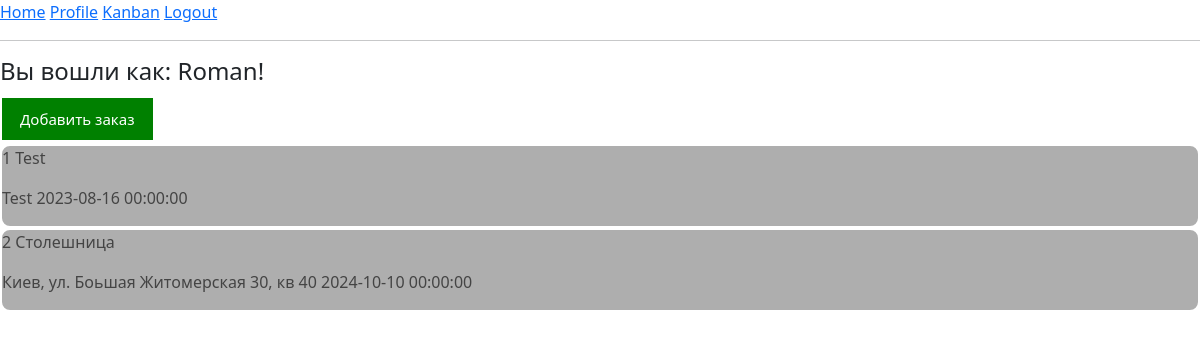
Before: /index (signed in) with the older database file.
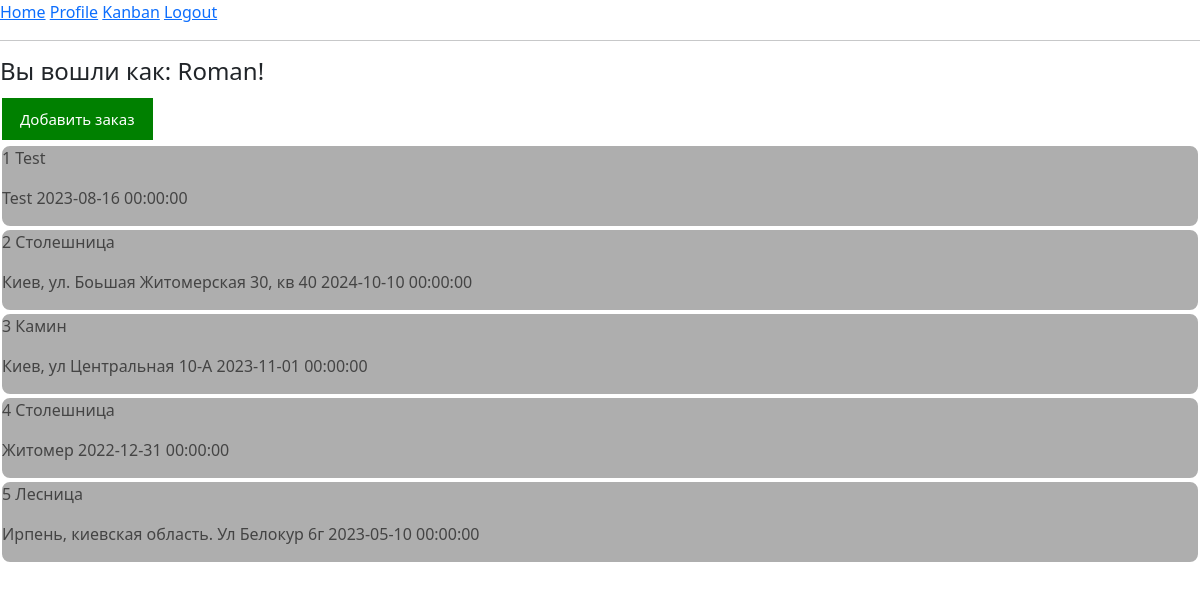
After: the same page with the newer database file.
### app/models.py (models this page shows, shortened)
class User(UserMixin, db.Model):
    id = db.Column(db.Integer, primary_key=True)
    first_name = db.Column(db.String(150), index=True)
    last_name = db.Column(db.String(150), index=True)
    phone = db.Column(db.String(120), index=True, unique=True)
    username = db.Column(db.String(64), index=True, unique=True)
    password_hash = db.Column(db.String(128))
    specialization_id = db.Column(db.Integer, db.ForeignKey('specialization.id'), nullable = False)
    posts = db.relationship('Post', backref='author', lazy='dynamic')
    followed = db.relationship(
        'User', secondary=followers,
        primaryjoin=(followers.c.follower_id == id),
        secondaryjoin=(followers.c.followed_id == id),
        backref=db.backref('followers', lazy='dynamic'), lazy='dynamic')

class OrderClient (db.Model):
    id = db.Column(db.Integer, primary_key=True)
    title_order = db.Column(db.String(300))
    title_stone = db.Column(db.String(300))
    object_description = db.Column(db.String(2000))
    address = db.Column(db.String(5000)) # address of project
    deadline = db.Column(db.DateTime) # when do we need to finish the project
    measurements = db.Column(db.Boolean, default=False, nullable=False) # choice - Fals/True, do we need measures
    project_drawing = db.Column(db.Boolean, default=False, nullable=False) # choice - Fals/True, do we need project drawing
    control = db.Column(db.Boolean, default=False, nullable=False)
    clients_id = db.Column(db.Integer, db.ForeignKey('clients.id'), nullable=False) # relationship to table "clients" meny to one
    def __repr__(self):
        return f'Заказ №: {self.id} {self.title_order}, {self.address}, Конечная дата: {self.deadline}'

### app/routes.py (the view)
@app.route('/')
@app.route('/index')
@login_required
def index():
    client_order= OrderClient.query.all()
    return render_template('index.html', title='Главная', client_order=client_order)

### app/models.py (called while the page is built)
@login.user_loader
def load_user(id):
    return User.query.get(int(id))

### app/templates/index.html (shortened to what this page needs)
{% extends "base.html" %}
{% block content %}
 <h4> Вы вошли как: {{ current_user.first_name }}!</h4>
<form action="{{ url_for('add_order') }}" method="get" target="_blank">
    <button type="submit" class="button"> Добавить заказ </button>
</form>
{% for order in client_order %}
<button class="accordion" id="rcorners2">
    <p> {{ order.id }} {{ order.title_order }} </p>
    <p>{{ order.address }} {{ order.deadline }}</p>
</button>
{% endfor %}
{% endblock %}

### app/templates/base.html (shortened to what this page needs)
<!doctype html>
<html>
<link href="https://cdn.jsdelivr.net/npm/bootstrap@5.2.3/dist/css/bootstrap.min.css" rel="stylesheet">
    <head>
    </head>
    <body>
        <div>
            <a href="{{ url_for('index') }}">Home</a>
            {% if current_user.is_anonymous %}
            <a href="{{ url_for('login') }}">Login</a>
            {% else %}
            <a href="{{ url_for('user', username=current_user.username) }}">Profile</a>
            <a href="{{ url_for('kanban') }}">Kanban</a>
            <a href="{{ url_for('logout') }}">Logout</a>
            {% endif %}
        </div>
        <hr>
        {% block content %}{% endblock %}
    </body>
</html>

### app/templates/index.html (style rules this page uses)
.button { background-color: green; border: none; color: white; padding: 10px 18px; text-align: center; text-decoration: none; display: inline-block; font-size: 15px; margin: 4px 2px; cursor: pointer; }
.accordion { background-color: #eee; color: #444; cursor: pointer; padding: 10px; width: 100%; text-align: left; border: none; outline: none; transition: 0.4s; }
.accordion:after { content: '\02795'; font-size: 0px; color: #777; float: right; margin-left: 5px; }
#rcorners2 { border-radius: 10px; border: 2px solid white; background: #AEAEAE; padding: 0px; width: 100%; height: auto; }

Changed rows visible on the page:
added OrderClient: id "3", title_order "Камин", address "Киев, ул Центральная 10-А", deadline "2023-11-01 00:00:00"
added OrderClient: id "4", title_order "Столешница", address "Житомер", deadline "2022-12-31 00:00:00"
added OrderClient: id "5", title_order "Лесница", address "Ирпень, киевская область. Ул Белокур 6г", deadline "2023-05-10 00:00:00"
